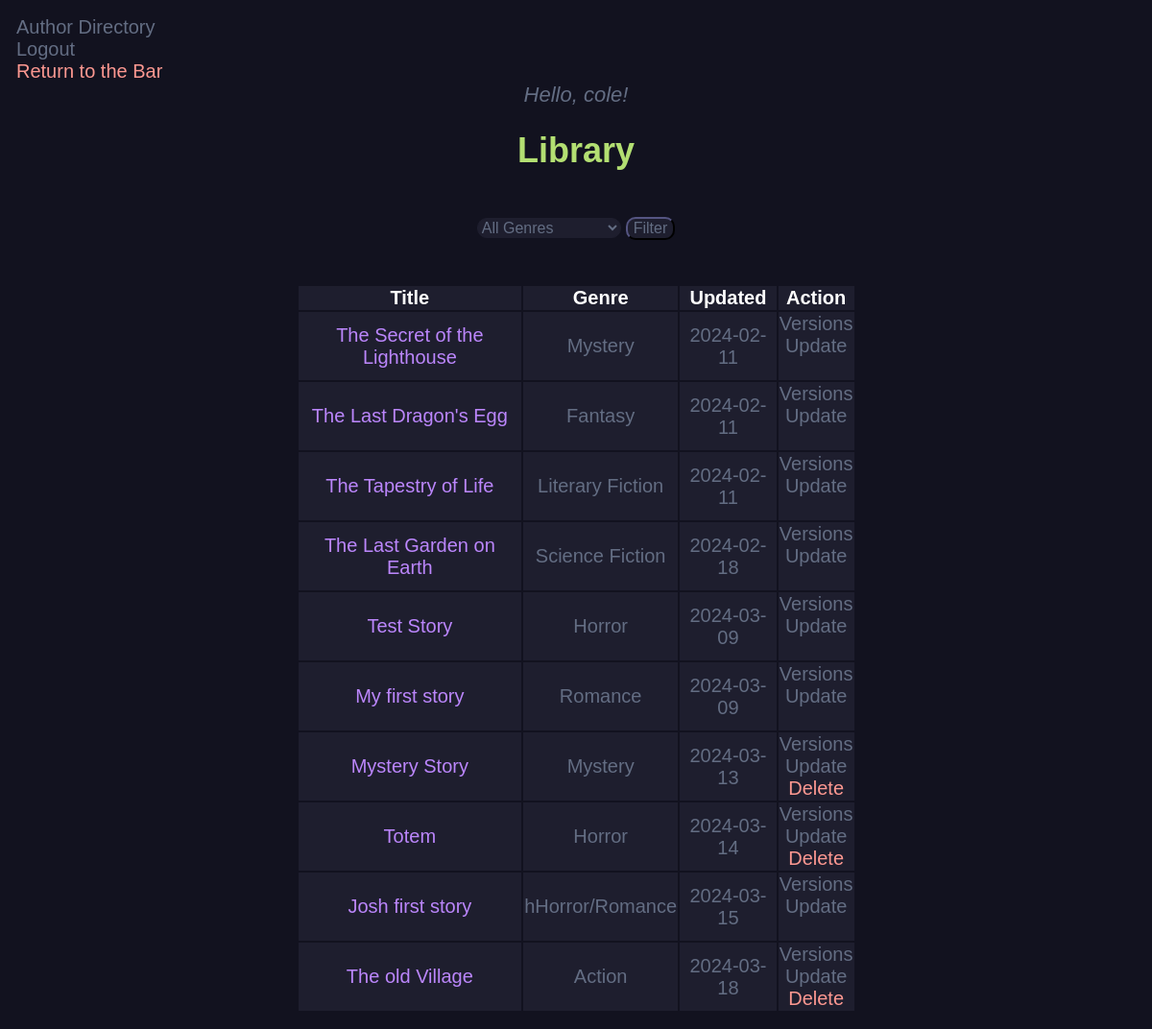
Screenshot of /story_db/ (signed in) with the database file from the repository.
### main.py (models this page shows, shortened)
class User(db.Model, UserMixin):
    id = db.Column(db.Integer, primary_key=True)
    username = db.Column(db.String(20), nullable=False, unique=True)
    password = db.Column(db.String(80), nullable=False)
    stories = db.relationship('NewStory', backref='author', lazy=True, foreign_keys=[NewStory.author_id])

class NewStory(db.Model):
    id = db.Column(db.Integer, primary_key=True)
    title = db.Column(db.String(200), nullable=False)
    genre = db.Column(db.String(200), nullable=True)
    content = db.Column(db.Text, nullable=False)
    date_created = db.Column(db.DateTime, default=datetime.utcnow)
    author_id = db.Column(db.Integer, db.ForeignKey('user.id'), nullable=False)
    current_version_id = db.Column(db.Integer, db.ForeignKey('new_version.id'), nullable=True)
    __table_args__ = (
        ForeignKeyConstraint(['author_id'], ['user.id'], name='fk_new_story_author_id'),
        ForeignKeyConstraint(['current_version_id'], ['new_version.id'], name='fk_new_story_current_version_id')
    )
    current_version = db.relationship('NewVersion', foreign_keys=[current_version_id], post_update=True)
    versions = db.relationship('NewVersion', backref='story', lazy=True, foreign_keys='NewVersion.story_id')

### main.py (the view)
@app.route('/story_db/', methods=['GET', 'POST'])
def story_db():
    stories = NewStory.query.order_by(NewStory.date_created).all()
    unique_genres = set(story.genre for story in stories)
    if request.method == "POST":
        select_genre = request.form.get('Genre')
        if select_genre and select_genre != 'ALL':
            stories = [story for story in stories if story.genre == select_genre]
    return render_template('story_db.html', stories=stories, unique_genres=unique_genres, current_user=current_user)

### main.py (called while the page is built)
@login_manager.user_loader
def load_user(user_id):
    return User.query.get(int(user_id))

### templates/story_db.html (shortened to what this page needs)
 <!DOCTYPE html>
<link rel="stylesheet" href="{{ url_for('static', filename='css/story_db.css') }}">
{% block body %}
{% if current_user.is_authenticated %}
	<a href="/user_dir/" class="button">Author Directory</a><br>
	<a href="/logout/" class="button">Logout</a><br>
	<a href="/" class="return-to-bar">Return to the Bar</a>
	<div style = "text-align: center;">
		<em style = "color: #636d83; font-size: 22px; font-family: sans-serif;">
			Hello, {{ current_user.username }}!
		</em>
		<br>
	</div>
{% endif %}
<div class="content">
	<h1 style="text-align: center;">Library</h1><br>
	{% if stories|length < 1 %}
	<h4 style="text-align: center;"> It is a quiet night,<br>
		<br><a href="/">Return to the Bar and Tell us a Story</a>
	</h4>
	{% else %}
	<div class = "form-cont">
	<form method="POST">
		<select class="form-input" name="Genre">
			<option value="ALL">All Genres</option>
		</select>
		<button class="form-input" type="submit">Filter</button>
	</form>
    </div>
	<br>
	<br>
	<table class="center-table">
		<tr>
			<th>Title</th>
			<th>Genre</th>
			<th>Updated</th>
			<th>Action</th>
		</tr>
		{%for story in stories %}
		<tr>
			<td><a href="{{ url_for('view_story', id=story.id) }}" class="story-link">{{ story.title }}</a></td>
			<td>{{story.genre}}</td>
			<td>{{ story.date_created.date() }}</td>
			<td>
				<a href="/versions/{{ story.id }}">Versions</a>
				<br>
				<a href="/update/{{ story.id }}">Update</a>
				<br>
				{% if story.author_id == current_user.id %}
				<a href="/delete/{{ story.id }}" onclick="return confirmDelete();" class="return-to-bar">Delete</a>
				{% endif %}
				<br>
			</td>
		</tr>
		{% endfor %}
	</table>
	{% endif %}
</div>
{% endblock %}

### static/css/story_db.css (style rules this page uses)
h1 { font-size: 36px; color: #B3DF72; text-align: center; font-family: sans-serif; }
a { color: #636d83; font-size: 20px; font-family: sans-serif; text-decoration: none; }
.center-table { margin-left: auto; margin-right: auto; width: 50%; }
td { background-color: #1e1e2e; color: #636d83; font-family: sans-serif; font-size: 20px; text-align: center; padding: 10; }
th { background-color: #1e1e2e; color: white; font-family: sans-serif; font-size: 20px; text-align: center; padding: 10; }
.story-link { color: #BB86FC; }
.return-to-bar { color: #FD9891; }
.form-cont { display: flex; justify-content: center; align-items: center; margin: 0 auto; width: 100%; }
.form-input { height: auto; width: auto; margin: 10; color: #636d83; font-size: 16px; font-family: sans-serif; border-radius: 10px; border-color: #1e1e2e; background: #1e1e2e; padding: 10; }

### rows the page displays
User: username "cole"
NewStory: title "The Secret of the Lighthouse", genre "Mystery", date_created "2024-02-11"
NewStory: title "The Last Dragon's Egg", genre "Fantasy", date_created "2024-02-11"
NewStory: title "The Tapestry of Life", genre "Literary Fiction", date_created "2024-02-11"
NewStory: title "The Last Garden on Earth", genre "Science Fiction", date_created "2024-02-18"
NewStory: title "Test Story", genre "Horror", date_created "2024-03-09"
NewStory: title "My first story", genre "Romance", date_created "2024-03-09"
NewStory: title "Mystery Story", genre "Mystery", date_created "2024-03-13"
NewStory: title "Totem", genre "Horror", date_created "2024-03-14"
NewStory: title "Josh first story", genre "hHorror/Romance", date_created "2024-03-15"
NewStory: title "The old Village", genre "Action", date_created "2024-03-18"
